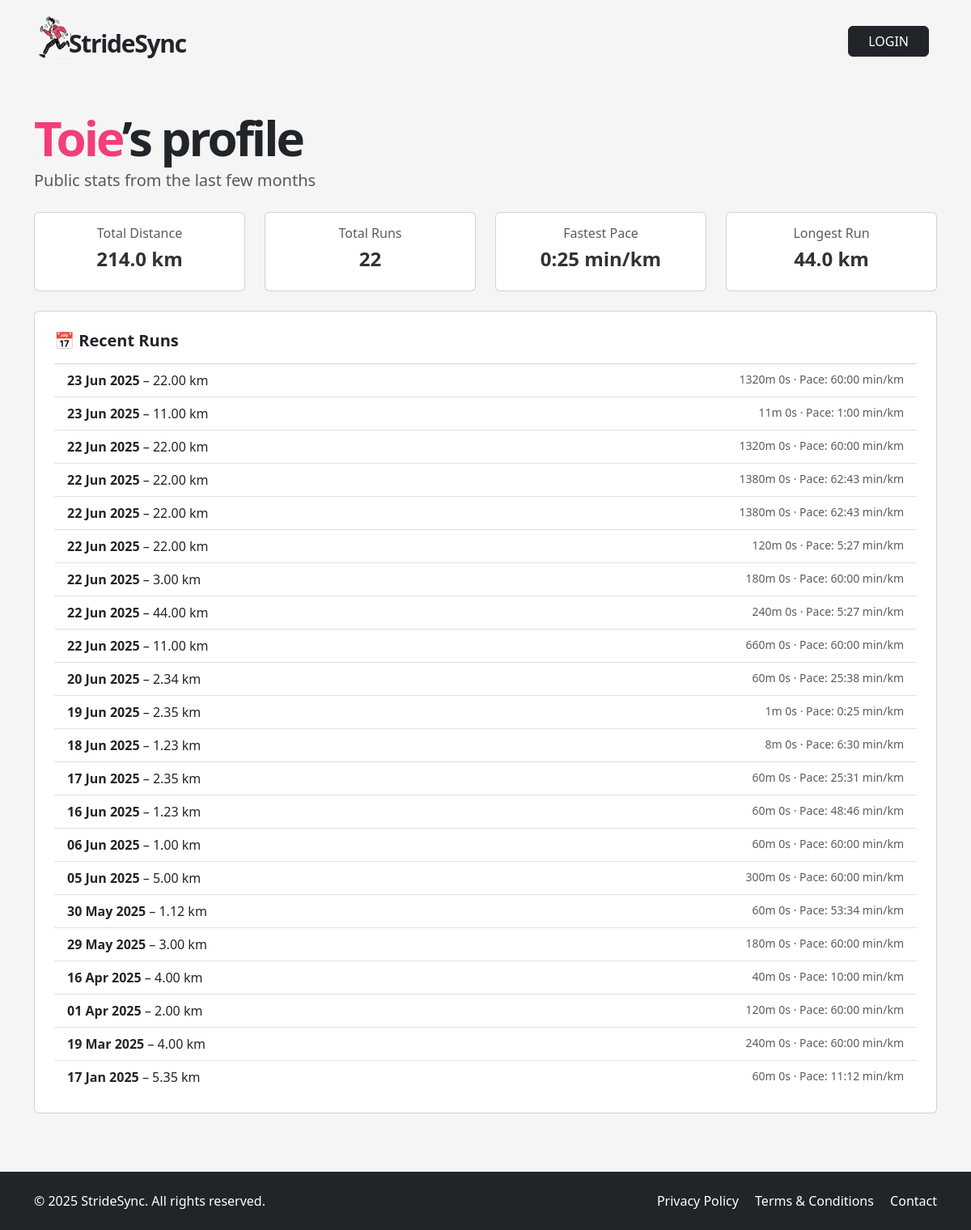
/u/toie, run on an earlier commit of the app's database.
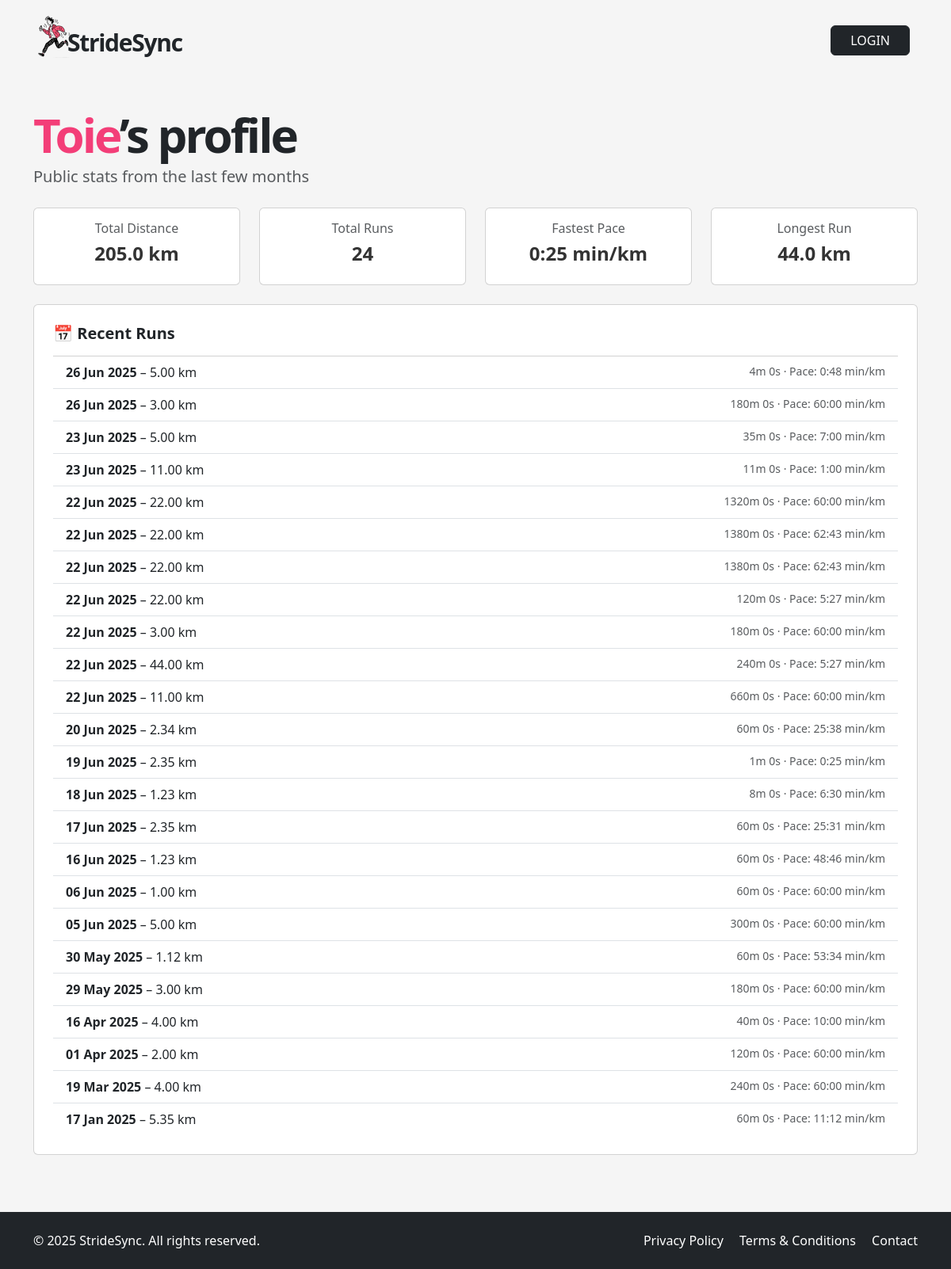
And on a later commit of the database.
### app/models.py (models this page shows, shortened)
class User(UserMixin, db.Model):
    __tablename__ = "users"
    id = sa.Column(sa.Integer, primary_key=True)
    email = sa.Column(sa.String(120), unique=True, nullable=False, index=True)
    password_hash = sa.Column(sa.String(256))
    username = sa.Column(sa.String(64), unique=True, nullable=False, index=True)
    role = sa.Column(sa.Enum(UserRole), default=UserRole.USER, nullable=False)
    is_verified = sa.Column(sa.Boolean, default=False)
    verification_token = sa.Column(sa.String(128), nullable=False, default=lambda: secrets.token_urlsafe(32))
    unit_preference = Column(String(2), default='km')  # 'km' or 'mi'
    notify_group_activity = Column(Boolean, default=True)
    is_public_profile = Column(Boolean, default=False)
    reset_token = db.Column(db.String, nullable=True)
    reset_token_expiry = db.Column(db.DateTime, nullable=True)
    runs = so.relationship("Run", back_populates="user", cascade="all, delete-orphan")
    groups = so.relationship("Group", secondary=user_groups, back_populates="members")
    admin_of_groups = so.relationship("Group", secondary=group_admins, back_populates="admins")

class Run(db.Model):
    __tablename__ = "runs"
    id = sa.Column(sa.Integer, primary_key=True)
    date = sa.Column(sa.DateTime(timezone=True), index=True)
    distance = sa.Column(Numeric(precision=8, scale=2))  # replaces sa.Integer
    time = sa.Column(sa.Integer)      # seconds (duration)
    pace = sa.Column(sa.Integer)      # seconds per km
    user_id = sa.Column(sa.Integer, sa.ForeignKey("users.id"), index=True)
    user = so.relationship("User", back_populates="runs")
    groups = so.relationship("Group", secondary=run_groups, back_populates="runs")

### app/routes.py (the view)
@app.route("/u/<username>")
def public_profile(username):
    user = db.session.execute(
        sa.select(User).where(User.username == username)
    ).scalar_one_or_none()
    if not user or not user.is_public_profile:
        abort(404)
    runs = (
        db.session.execute(
            sa.select(Run).where(Run.user_id == user.id).order_by(Run.date.desc())
        )
        .scalars()
        .all()
    )
    total_distance = sum(run.distance for run in runs)
    total_runs = len(runs)
    fastest_pace = min((run.pace for run in runs if run.pace), default=None)
    longest_run = max((run.distance for run in runs), default=0)
    return render_template(
        "public_profile.html",
        user=user,
        runs=runs,
        total_distance=total_distance,
        total_runs=total_runs,
        fastest_pace=fastest_pace,
        longest_run=longest_run,
    )

### app/templates/public_profile.html
{% extends "base.html" %}
{% block content %}
<div class="container py-5">
  <h1 class="display-4 fw-bold hero-title">
    <span>{{ user.username.capitalize() }}</span>’s profile
  </h1>
  <p class="lead text-muted mb-4">Public stats from the last few months</p>
    <div class="row mb-4">
    <div class="col-md-3">
        <div class="card p-3 text-center">
        <h6 class="text-muted">Total Distance</h6>
        <h4 class="fw-bold">{{ "%.1f"|format(total_distance) }} km</h4>
        </div>
    </div>
    <div class="col-md-3">
        <div class="card p-3 text-center">
        <h6 class="text-muted">Total Runs</h6>
        <h4 class="fw-bold">{{ total_runs }}</h4>
        </div>
    </div>
    <div class="col-md-3">
        <div class="card p-3 text-center">
        <h6 class="text-muted">Fastest Pace</h6>
        <h4 class="fw-bold">
            {% if fastest_pace %}
            {% set pace_sec = fastest_pace|int %}
            {{ pace_sec // 60 }}:{{ "%02d"|format(pace_sec % 60) }} min/km
            {% else %}–{% endif %}
        </h4>
        </div>
    </div>
    <div class="col-md-3">
        <div class="card p-3 text-center">
        <h6 class="text-muted">Longest Run</h6>
        <h4 class="fw-bold">{{ "%.1f"|format(longest_run) }} km</h4>
        </div>
    </div>
    </div>
  <div class="card p-4">
    <h5 class="fw-bold mb-3">📅 Recent Runs</h5>
    {% if runs %}
      <ul class="list-group list-group-flush">
        {% for run in runs %}
          <li class="list-group-item">
            <div class="d-flex flex-column flex-md-row justify-content-between">
                <div>
                    <strong>{{ run.date.strftime('%d %b %Y') }}</strong> – {{ run.distance }} km
                </div>
                <div class="text-muted small mt-1 mt-md-0 text-md-end">
                    {{ run.time // 60 }}m {{ run.time % 60 }}s ·
                    Pace:
                    {% set pace_sec = run.pace|int %}
                    {{ pace_sec // 60 }}:{{ "%02d"|format(pace_sec % 60) }} min/km
                </div>
            </div>
          </li>
        {% endfor %}
      </ul>
    {% else %}
      <p class="text-muted">No runs available.</p>
    {% endif %}
  </div>
</div>
{% endblock %}

### app/templates/base.html (shortened to what this page needs)
<!DOCTYPE html>
<html lang="en">
<head>
  <link href="https://cdn.jsdelivr.net/npm/bootstrap@5.3.6/dist/css/bootstrap.min.css" rel="stylesheet">
  <link href="https://cdn.jsdelivr.net/npm/bootstrap-icons@1.10.5/font/bootstrap-icons.css" rel="stylesheet">
  <link rel="stylesheet" href="{{ url_for('static', filename='style.css') }}">
</head>
<body>
  <header>
    <nav class="navbar">
      <div class="container d-flex justify-content-between align-items-center py-2">
        <a href="/index" class="text-decoration-none logo-container d-flex align-items-center">
          <img src="{{ url_for('static', filename='img/icon.png') }}" width="50px" style="margin-right: -15px !important;" alt="StrideSync logo">
          <p class="logo mb-0 ms-2">StrideSync</p>
        </a>
        <ul class="navbar-nav flex-row align-items-center mb-0 menubox">
          {% if current_user.is_anonymous %}
            <li class="nav-item">
              <a class="btn btn-dark px-4" href="{{ url_for('login') }}">LOGIN</a>
            </li>
          {% endif %}
        </ul>
      </div>
    </nav>
  </header>
  <main>
    {% block content %}{% endblock %}
  </main>
  <footer class="bg-dark text-white py-4">
    <div class="container d-flex flex-column flex-md-row justify-content-between align-items-center">
      <div class="mb-2 mb-md-0">
        &copy; 2025 StrideSync. All rights reserved.
      </div>
      <div>
        <a href="/privacy" class="text-white text-decoration-none me-3">Privacy Policy</a>
        <a href="/terms" class="text-white text-decoration-none me-3">Terms & Conditions</a>
        <a href="/contact" class="text-white text-decoration-none">Contact</a>
      </div>
    </div>
  </footer>
</body>
</html>

### app/static/style.css (style rules this page uses)
html, body { height: 100%; margin: 0; display: flex; flex-direction: column; scroll-behavior: smooth; }
body { background-color: #f5f5f5; }
main { flex: 1; }
h4 { font-weight: 700; color: #333; }
a { color: #f33e78; }
.logo { font-size: 30px; font-weight: 700; letter-spacing: -1.3px; margin-top: 15px; }
.logo-container { color: unset; }
.hero-title { font-weight: 900 !important; font-size: 60px; letter-spacing: -3px; line-height: 60px; }
.hero-title span { color: #f33e78; }
.menubox { margin-top: 10px; margin-right: 10px; }
footer { background-color: #333; }

What changed in the data, as far as the page shows it:
added Run: date "26 Jun 2025", distance "5.00", time "4", run.time%60 "0", pace_sec "0", pace_sec%60 "48"
added Run: date "26 Jun 2025", distance "3.00", time "180", run.time%60 "0", pace "60", pace_sec%60 "00"
changed Run (number 4 of 24 on the later page): distance "22.00" → "5.00"; time "1320" → "35"; pace "60" → "7"
Also different on the page:
{{ "%.1f"|format(total_distance) }}: "214.0" → "205.0"
{{ total_runs }}: "22" → "24"
